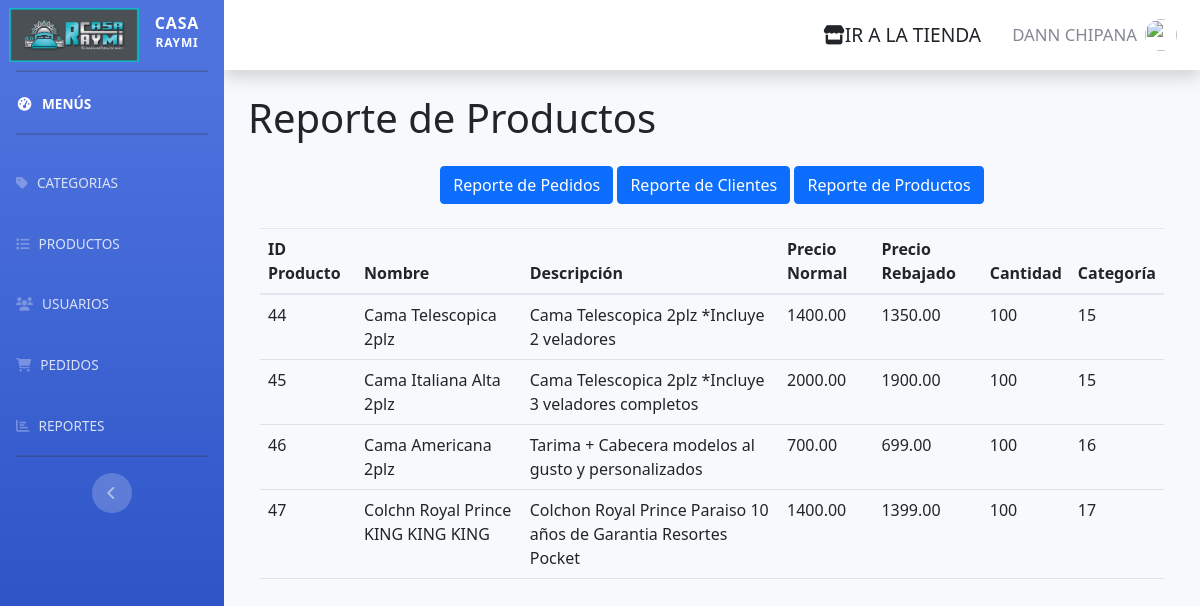
The page /admin/reportes.php?reporte=productos (signed in) on the database its author committed.
### tables this page shows
CREATE TABLE `productos` (
  `id` int(11) NOT NULL,
  `nombre` varchar(255) NOT NULL,
  `descripcion` text NOT NULL,
  `precio_normal` decimal(10,2) NOT NULL,
  `precio_rebajado` decimal(10,2) NOT NULL,
  `cantidad` int(11) NOT NULL,
  `imagen` varchar(50) NOT NULL,
  `id_categoria` int(11) NOT NULL
);

### admin/reportes.php (the view, shortened to what this page needs)
<?php
require_once "../config/conexion.php";
$titulo_reporte = 'Reporte de Pedidos';
if (isset($_GET['reporte'])) {
    $tipo_reporte = $_GET['reporte'];
    switch ($tipo_reporte) {
        case 'productos':
            $titulo_reporte = 'Reporte de Productos';
            $query = "SELECT * FROM productos";
            break;
    }
    $results_per_page = 80;
    if (isset($_GET['page'])) {
        $page = $_GET['page'];
    } else {
        $page = 1;
    }
    $start_index = ($page - 1) * $results_per_page;
    $query .= " LIMIT $start_index, $results_per_page";
    $result = mysqli_query($conexion, $query);
}
include("includes/header.php");
?>
<!DOCTYPE html>
<html lang="en">
<head>
    <link rel="stylesheet" href="assets/css/styles.css">
    <link rel="stylesheet" href="assets/css/estilos.css">
</head>
<body>
    <div class="container">
        <h1><?php echo $titulo_reporte; ?></h1>
        <div class="text-center mt-4">
        <a href="reportes.php?reporte=pedidos" class="btn btn-primary">Reporte de Pedidos</a>
        <a href="reportes.php?reporte=clientes" class="btn btn-primary">Reporte de Clientes</a>
        <a href="reportes.php?reporte=productos" class="btn btn-primary">Reporte de Productos</a>
        </div>
        <?php
        if (isset($_GET['reporte'])) {
            ?>
            <div class="container mt-4">
                <table class="table">
                    <thead>
                        <tr>
                            <?php
                            switch ($tipo_reporte) {
                                case 'productos':
                                    echo '<th>ID Producto</th>
                                    <th>Nombre</th>
                                    <th>Descripción</th>
                                    <th>Precio Normal</th>
                                    <th>Precio Rebajado</th>
                                    <th>Cantidad</th>
                                    <th>Categoría</th>';
                                    break;
                            }
                            ?>
                        </tr>
                    </thead>
                    <tbody>
                        <?php
                        while ($data = mysqli_fetch_assoc($result)) {
                            ?>
                            <tr>
                                <?php
                                switch ($tipo_reporte) {
                                    case 'productos':
                                        echo '<td>' . $data['id'] . '</td>
                                        <td>' . $data['nombre'] . '</td>
                                        <td>' . $data['descripcion'] . '</td>
                                        <td>' . $data['precio_normal'] . '</td>
                                        <td>' . $data['precio_rebajado'] . '</td>
                                        <td>' . $data['cantidad'] . '</td>
                                        <td>' . $data['id_categoria'] . '</td>';
                                        break;
                                }
                                ?>
                            </tr>
                            <?php
                        }
                        ?>
                    </tbody>
                </table>
            </div>
            <?php
        }
        ?>
    </div>
</body>
</html>

### rows shown on the page
productos: id "44", nombre "Cama Telescopica 2plz", descripcion "Cama Telescopica 2plz *Incluye 2 veladores", precio_normal "1400.00", precio_rebajado "1350.00", cantidad "100", id_categoria "15"
productos: id "45", nombre "Cama Italiana Alta 2plz", descripcion "Cama Telescopica 2plz *Incluye 3 veladores completos", precio_normal "2000.00", precio_rebajado "1900.00", cantidad "100", id_categoria "15"
productos: id "46", nombre "Cama Americana 2plz", descripcion "Tarima + Cabecera modelos al gusto y personalizados", precio_normal "700.00", precio_rebajado "699.00", cantidad "100", id_categoria "16"
productos: id "47", nombre "Colchn Royal Prince KING KING KING", descripcion "Colchon Royal Prince Paraiso 10 años de Garantia Resortes Pocket", precio_normal "1400.00", precio_rebajado "1399.00", cantidad "100", id_categoria "17"

### other values the page prints
$_SESSION['nombre'] "DANN CHIPANA"
$titulo_reporte "Reporte de Productos"
